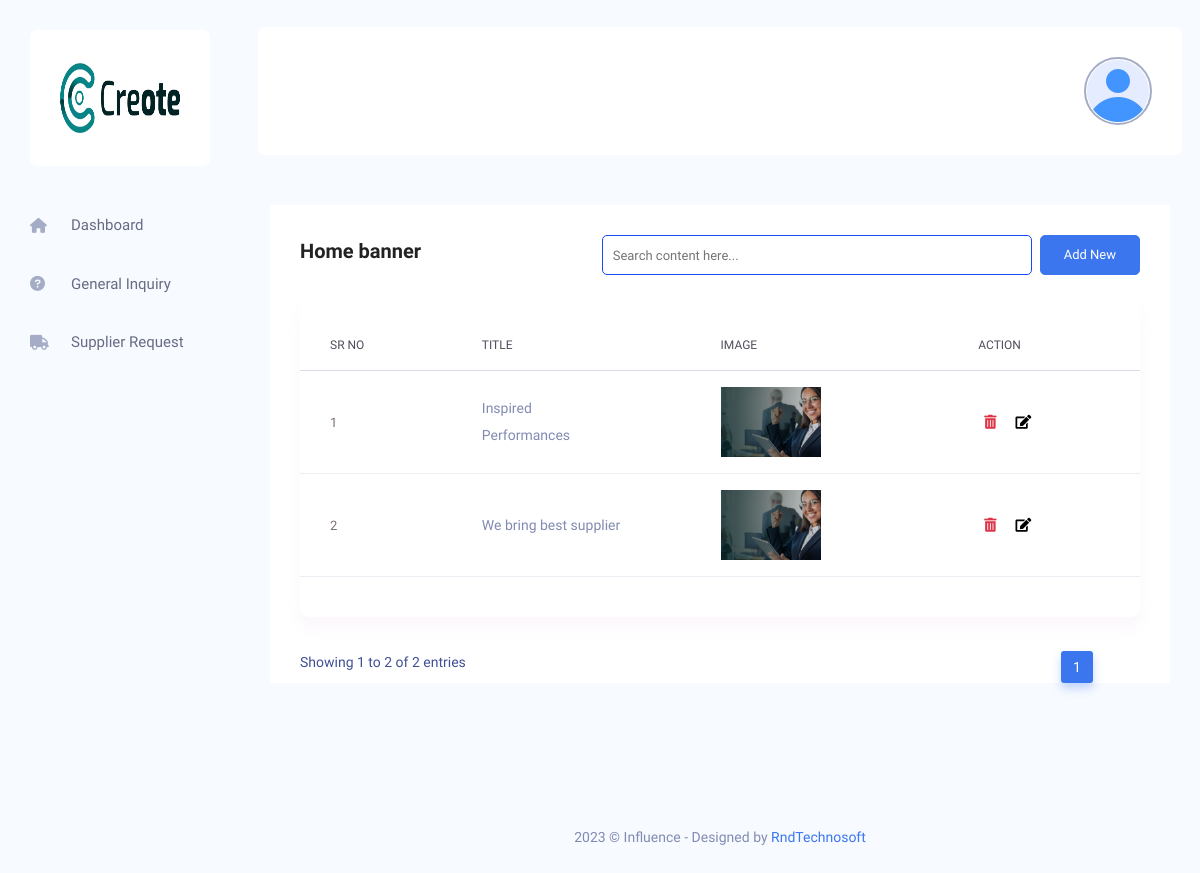
/admin/manage-banner.php (signed in), run on the app's committed database.
### tables this page shows
CREATE TABLE `tbl_footer_setting` (
  `id` int(11) UNSIGNED NOT NULL,
  `name` varchar(190) NOT NULL,
  `logo` varchar(190) NOT NULL,
  `alt_tag` varchar(191) NOT NULL,
  `background_image` text NOT NULL,
  `alt_tag1` varchar(191) NOT NULL,
  `about_us_des` varchar(250) NOT NULL,
  `facebook_link` varchar(191) NOT NULL,
  `twitter_link` varchar(191) NOT NULL,
  `instagram_link` varchar(191) NOT NULL,
  `youtube_link` varchar(191) NOT NULL,
  `create_at` timestamp NOT NULL DEFAULT current_timestamp(),
  `update_at` timestamp NULL DEFAULT NULL ON UPDATE current_timestamp()
);

CREATE TABLE `tbl_banner` (
  `id` int(11) NOT NULL,
  `small_title` varchar(300) DEFAULT NULL,
  `title` varchar(255) DEFAULT NULL,
  `short_desc` text NOT NULL,
  `alt_tag` varchar(1000) DEFAULT NULL,
  `banner_desc` varchar(5000) DEFAULT NULL,
  `banner_image` varchar(255) DEFAULT NULL,
  `btn_name` varchar(500) DEFAULT NULL,
  `btn_link` varchar(500) DEFAULT NULL,
  `position_order` int(250) NOT NULL DEFAULT 0
);

### admin/manage-banner.php (the view, shortened to what this page needs)
<?php
include 'includes/header.php';
?>
<?php
include 'includes/side-bar.php';
?>
<?php include 'includes/top-bar.php';
?>
<div class="main_content_iner ">
    <div class="container-fluid plr_30 body_white_bg pt_30">
        <div class="row justify-content-center">
            <div class="col-12">
                <div class="QA_section">
                    <div class="white_box_tittle list_header">
                        <h4>Home banner</h4>
                        <div class="box_right d-flex lms_block">
                            <div class="serach_field_2">
                                <div class="search_inner">
                                    <div class="search_field">
                                        <input type="text" placeholder="Search content here..." class="search-table-data">
                                    </div>
                                </div>
                            </div>
                            <div class="add_button ms-2">
                                <a href="add-home-banner.php?add=yes" class="btn_1">Add New</a>
                            </div>
                        </div>
                    </div>
                    <div class="QA_table ">
                        <table class="table lms_table_active">
                            <thead>
                                <tr>
                                    <th scope="col">Sr No</th>
                                    <th scope="col">Title</th>
                                    <th scope="col">Image</th>
                                    <th scope="col">Action</th>
                                </tr>
                            </thead>
                            <tbody>
                                <?php
                                $sql = 'SELECT * FROM tbl_banner';
                                $result = mysqli_query($conn, $sql);
                                if (mysqli_num_rows($result) > 0) {
                                    $cno = 1;
                                    while ($row = mysqli_fetch_assoc($result)) {
                                ?>
                                        <tr id="<?php echo $row['id'] ?>">
                                            <th scope="row"> <a href="#" class="question_content"><?php echo $cno ?></a></th>
                                            <td><?php echo $row['title']  ?></td>
                                            <td><?php if($row['banner_image']!=""){?>
                        						<img height="70" width="100" style="object-fit:cover;" src="images/banner/<?php echo $row['banner_image'];?>" />
                            				    <?php }else{ ?><img height="50" width="50" style="object-fit:cover;" src="images/add-image.png" />
                            					<?php } ?>
                        					</td>
                                            <td>
                                                <form class="d-inline" method="post">
                                                    <button type="submit" name="delete" id="" class="fas fa-trash-alt text-danger border border-0 bg-white" onclick="alert('Are you sure you want to delete?')">
                                                </form>&nbsp
                                                <form class="d-inline" action="add-home-banner.php" method="get">
                                                    <button type="submit" class="fas fa-edit  border border-0 bg-white">
                                                </form>
                                            </td>
                                        </tr>
                                <?php
                                        $cno++;
                                    }
                                } ?>
                            </tbody>
                        </table>
                    </div>
                </div>
            </div>
        </div>
    </div>
</div>
<?php
include 'includes/footer.php';
?>

### admin/includes/side-bar.php (shortened to what this page needs)
<?php
$select = "SELECT * FROM tbl_footer_setting WHERE id = 1";
$footerl = mysqli_query($conn, $select);
$sidebarlogo = mysqli_fetch_assoc($footerl);
?>
<nav class="sidebar">
    <div class="logo d-flex justify-content-between">
        <a href="home.php"><img src="./images/footer/<?php echo $sidebarlogo['logo']; ?>" height="70" width="70" alt="<?php echo $sidebarlogo['alt_tag']; ?>"></a>
    </div>
    <ul id="sidebar_menu">
        <li class="">
            <a class="" href="home.php" aria-expanded="false">
               <i class="fa-solid fa-house"></i>
                <span>Dashboard</span>
            </a>
        </li>
         <li class="">
            <a class="" href="manage-general-inquiry.php" aria-expanded="false">
                <i class="fa-solid fa-circle-question"></i>
                <span>General Inquiry</span>
            </a>
        </li>
         <li class="">
            <a class="" href="manage-supplier-request.php" aria-expanded="false">
                <i class="fas fa-truck"></i>
                <span>Supplier Request</span>
            </a>
        </li>
    </ul>
</nav>

### admin/assets/css/custome.css (style rules this page uses)
.serach_field_2 .search_inner input { color: #000; font-size: 13px; height: 40px; width: 100%; border-radius: 5px; padding-left: 10px !important; border: 1px solid #144bf6; padding-right: 15px; }

### data on the page
tbl_footer_setting: logo (placeholder picture)
tbl_banner: title "Inspired Performances", banner_image (picture)
tbl_banner: title "We bring best supplier", banner_image (picture)
